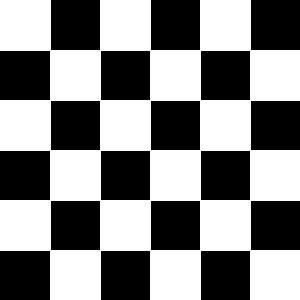
#> input picture test_images/checkerboard.jpg, 300 x 300 px; its folder holds 4 pictures in this run; the run also reads 1 picture not shown here
$ python test_image_retrieval.py
#> lines starting #> are read from the running program, lines starting #| are printed output that depends on the picture
### Image_search/First_org.py
import numpy as np


def create_visual_vocabulary(image_set, patch_dim):
    """
    Funzione per creare il vocabolario delle immagini
    params:
        - image_set : insieme rappresentativo delle immagini da cui estrarre le visual words
        - patch_dim : dimensione delle visual words
    returns:
        - visual_vocab : vocabolario delle visual words
    """

    visual_vocab = []   # inizializzazione del visual vocabulary

    # estrazione delle visual words
    for image in image_set:
        for i in range(image.shape[0] // patch_dim):
            for j in range(image.shape[1] // patch_dim):
                visual_vocab.append(image[i * patch_dim : (i + 1) * patch_dim, j * patch_dim : (j + 1) * patch_dim])
    return visual_vocab

def create_bovw(image, visual_vocab, patch_dim):
    """
    Funzione per creare una BoVW per l'immagine di input
    params:
        - image : immagine di cui creare la BoVW
        - visual_vocab : vocabolario delle visual words
        - patch_dim : dimensione delle visual words
    returns:
        - image_bovw : BoVW dell'immagine di input
    """
    # estrazione delle visual words dall'immagine di input
    image_vw = []
    for i in range(image.shape[0] // patch_dim):
        for j in range(image.shape[1] // patch_dim):
            image_vw.append(image[i * patch_dim : (i + 1) * patch_dim, j * patch_dim : (j + 1) * patch_dim])

    image_bovw = np.zeros((len(visual_vocab), ))   # inizializzazione BoVW
    for vword in image_vw:
        min_dist = float('inf')
        min_index = -1
        for idx, vocab_word in enumerate(visual_vocab):
            # calcolo della visual word del vocabolario che più somiglia alla visual word
            # dell'immagine che vogliamo codificare
            dist = np.sum((vword - vocab_word) ** 2)
            if dist < min_dist:
                min_dist = dist
                min_index = idx
        image_bovw[min_index] += 1  # aumento del bin della vword corrispondente
    return image_bovw

### Image_search/test_image_retrieval.py
import numpy as np
import matplotlib.pyplot as plt
from PIL import Image
import os
from First_org import create_visual_vocabulary, create_bovw

def load_and_preprocess_images(image_dir, target_size=(300, 300)):
    """
    Load and preprocess images from a directory

    Parameters:
    - image_dir: Directory containing images
    - target_size: Size to resize images to

    Returns:
    - List of preprocessed images as numpy arrays
    """
#> called with image_dir = '../test_images', target_size = (300, 300)
    images = []
    image_paths = []
    filenames = []

    for filename in os.listdir(image_dir):
        if filename.endswith(('.jpg', '.jpeg', '.png')):
            img_path = os.path.join(image_dir, filename)
            image_paths.append(img_path)
            filenames.append(filename)

            # Load and convert to grayscale
            img = Image.open(img_path).convert('L')
#> img is the input picture: PIL image 300x300 L; min 0, max 255, mean 131.7

            # Resize to target size
            img = img.resize(target_size)

            # Convert to numpy array
            img_array = np.array(img)

            images.append(img_array)

    return images, image_paths, filenames

def retrieve_similar_images(query_bovw, database_bovws, filenames, top_k=3):
    """
    Retrieve the most similar images to the query image

    Parameters:
    - query_bovw: BoVW of the query image
    - database_bovws: List of BoVWs for all images in the database
    - filenames: List of filenames corresponding to database_bovws
    - top_k: Number of most similar images to retrieve

    Returns:
    - List of (filename, similarity) tuples for the top_k most similar images
    """
    similarities = []

    # Normalize query vector
    query_norm = query_bovw / np.linalg.norm(query_bovw)

    # Calculate similarity with each database image
    for i, db_bovw in enumerate(database_bovws):
        # Normalize database vector
        db_norm = db_bovw / np.linalg.norm(db_bovw)

        # Calculate cosine similarity
        similarity = np.dot(query_norm, db_norm)
        similarities.append((filenames[i], similarity))

    # Sort by similarity (descending)
    similarities.sort(key=lambda x: x[1], reverse=True)

    # Return top_k most similar images
    return similarities[:top_k]

def visualize_retrieval_results(query_image_path, results, image_dir):
    """
    Visualize the query image and the retrieved images

    Parameters:
    - query_image_path: Path to the query image
    - results: List of (filename, similarity) tuples for the retrieved images
    - image_dir: Directory containing the images
    """
    plt.figure(figsize=(15, 8))

    # Display query image
    plt.subplot(1, len(results) + 1, 1)
    query_img = Image.open(query_image_path).convert('L')
    plt.imshow(query_img, cmap='gray')
    plt.title('Query Image')
    plt.axis('off')

    # Display retrieved images
    for i, (filename, similarity) in enumerate(results):
        plt.subplot(1, len(results) + 1, i + 2)
        img_path = os.path.join(image_dir, filename)
        img = Image.open(img_path).convert('L')
        plt.imshow(img, cmap='gray')
        plt.title(f'Similarity: {similarity:.4f}')
        plt.axis('off')

    plt.tight_layout()
    plt.savefig('retrieval_results.png')
    plt.close()

def main():
    # Parameters
    image_dir = '../test_images'
    patch_dim = 20  # Size of patches (visual words)
    query_image_index = 3  # Index of the image to use as query (changed from 2 to 3)

    # Load and preprocess images
    images, image_paths, filenames = load_and_preprocess_images(image_dir)

    if not images:
        print("No images found in the directory!")
        return

    print(f"Loaded {len(images)} images")

    # Create visual vocabulary from all images
    visual_vocab = create_visual_vocabulary(images, patch_dim)
    print(f"Created visual vocabulary with {len(visual_vocab)} visual words")

    # Create BoVW for each image
    bovw_vectors = []
    for i, image in enumerate(images):
        bovw = create_bovw(image, visual_vocab, patch_dim)
        bovw_vectors.append(bovw)
        print(f"Created BoVW for image {i+1} with shape {bovw.shape}")

    # Select query image
    query_image = images[query_image_index]
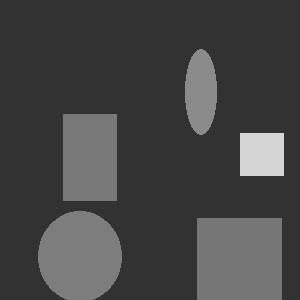
#> query_image: shape (300, 300); min 28, max 224, mean 69.4
    query_image_path = image_paths[query_image_index]
    query_bovw = bovw_vectors[query_image_index]

    print(f"\nUsing image {query_image_index + 1} as query")

    # Retrieve similar images
    results = retrieve_similar_images(query_bovw, bovw_vectors, filenames)

    print("\nRetrieval results:")
    for filename, similarity in results:
        print(f"Image: {filename}, Similarity: {similarity:.4f}")

    # Visualize retrieval results
    visualize_retrieval_results(query_image_path, results, image_dir)
#> in visualize_retrieval_results, `plt.savefig('retrieval_results.png')`:
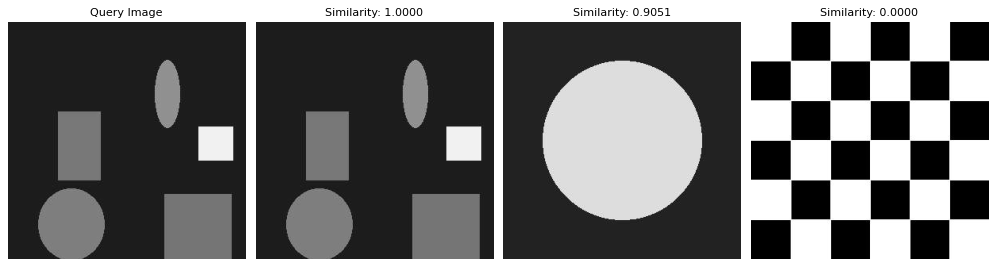
#> figure drawn by matplotlib, 4 panels

if __name__ == "__main__":
    main()
